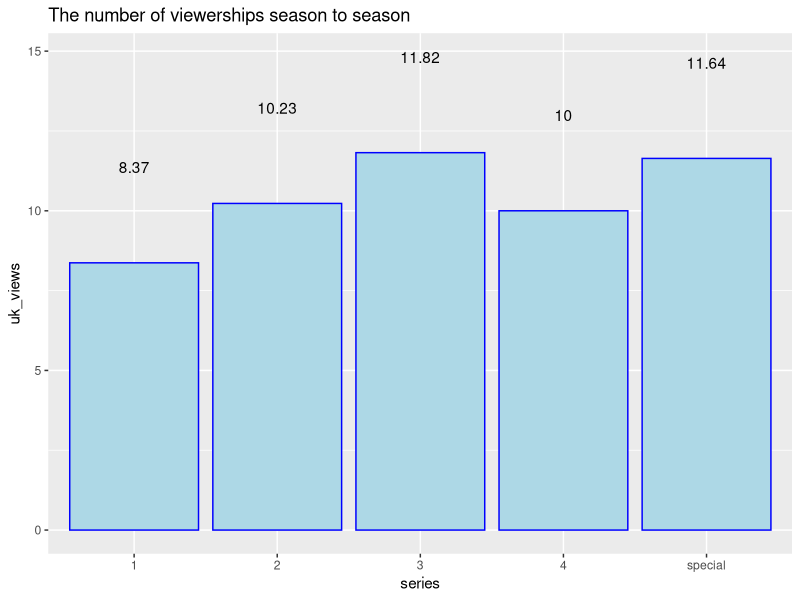
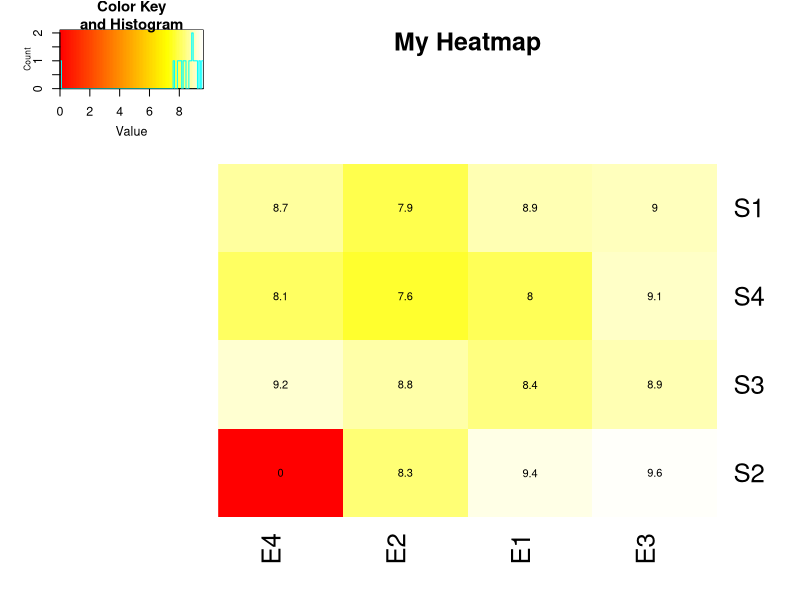

The R script that drew these images, in order:
## ---- chunk 1
views <- data.frame(series = c("1","2","3","special","4"),
                    uk_views = c(8.37, 10.23, 11.82, 11.64, 10.00))

library(ggplot2)

plot<-ggplot(views,
             aes(x = series, y = uk_views)) + 
  geom_bar(stat = "identity", color = "blue", fill = "lightblue")+
  geom_text(aes(label = signif(uk_views)), nudge_y = 3, color = "black")+
  ggtitle("The number of viewerships season to season")
plot
## ---- chunk 2
ratings <- data.frame(
  E1 = c(8.9,9.4,8.4,8.0),
  E2 = c(7.9,8.3,8.8,7.6),
  E3 = c(9.0,9.6,8.9,9.1),
  E4 = c(8.7,0,9.2,8.1),
  row.names=c('S1', 'S2', 'S3', 'S4')
)

ratings
## ---- chunk 3
library(gplots)


data <- as.matrix(ratings)

# plot the heatmap with values
heatmap.2(data, dendrogram = "none", trace = "none", col = heat.colors(100), 
          main = "My Heatmap", 
          cellnote = data, notecol = "black", notecex = 0.8)
